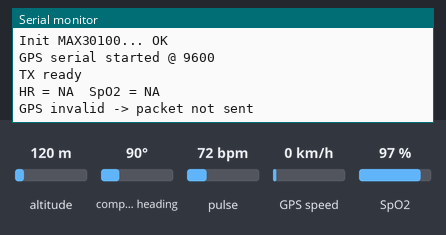
Bench run of a sketch on a simulated ESP8266 (NodeMCU). Parts: the last lines printed to the serial monitor. The test bench sets the inputs (shaded band); at power-on: pulse 72 bpm, SpO2 97 %, altitude 120 m, compass heading 90°, GPS speed 0 km/h. The GPS gets a fix after 3 s at 37.7749, -122.4194 with 8 satellites; no radio packets arrive unless stated.

Above: at 1.3 s.
1.4 s: pulse set to 42 bpm
At 4.8 s:
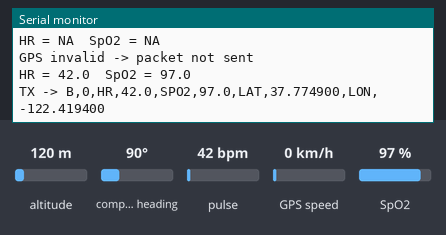
5.5 s: SpO2 set to 80 %
At 6.8 s:
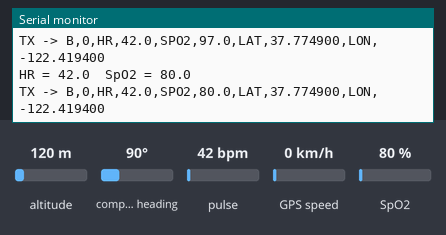
7.0 s: pulse set to 70 bpm
At 7.6 s:
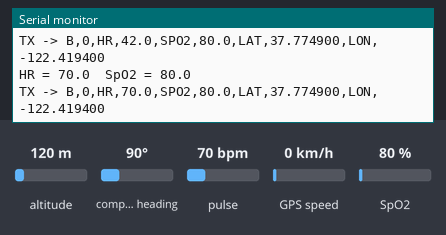

The sketch:

LoRa_transmitter.ino
```cpp
// ===== TRANSMITTER: ESP8266 + LoRa (Ra-02) + Button + MAX30100 + GPS6MV2 =====

#include <Wire.h>
#include <SPI.h>
#include <LoRa.h>
#include "MAX30100_PulseOximeter.h"
#include <SoftwareSerial.h>
#include <TinyGPSPlus.h>

// ---------------- LoRa config ----------------
#define LORA_SS    D8      // CS
#define LORA_RST   -1      // RST tied to 3.3V
#define LORA_DIO0  D0      // DIO0
const long LORA_FREQ = 433E6;

// ESP8266 Hardware SPI pins (fixed)
// SCK  -> D5
// MISO -> D6
// MOSI -> D7

// ---------------- Button ----------------
#define BTN_PIN    D3      // Active LOW

// ---------------- MAX30100 ----------------
PulseOximeter pox;
float heartRate = 0.0;
float spo2 = 0.0;
bool hrValid = false;
bool spo2Valid = false;
uint32_t lastPoxUpdate = 0;

// ---------------- GPS ----------------
// GPS TX -> D4
SoftwareSerial gpsSerial(D4, -1);   // RX=D4, TX unused
TinyGPSPlus gps;

double gpsLat = 0.0;
double gpsLon = 0.0;
bool gpsHasFix = false;

// ---------------- Timers ----------------
uint32_t lastSend = 0;

void setup() {
  Serial.begin(115200);
  delay(100);

  pinMode(BTN_PIN, INPUT_PULLUP);

  // I2C for MAX30100
  Wire.begin(D2, D1);   // SDA=D2, SCL=D1
  Serial.print("Init MAX30100... ");
  if (!pox.begin()) {
    Serial.println("FAILED");
  } else {
    Serial.println("OK");
    pox.setIRLedCurrent(MAX30100_LED_CURR_7_6MA);
  }

  // GPS serial
  gpsSerial.begin(9600);
  Serial.println("GPS serial started @ 9600");

  // LoRa init
  LoRa.setPins(LORA_SS, LORA_RST, LORA_DIO0);
  if (!LoRa.begin(LORA_FREQ)) {
    Serial.println("LoRa init failed");
    while (1) {}
  }

  LoRa.setTxPower(17, PA_OUTPUT_PA_BOOST_PIN);
  LoRa.setSpreadingFactor(7);
  LoRa.setSignalBandwidth(125E3);
  LoRa.setCodingRate4(5);
  LoRa.setSyncWord(0x12);
  LoRa.enableCrc();

  Serial.println("TX ready");
}

void updateGPS() {
  while (gpsSerial.available()) {
    gps.encode(gpsSerial.read());
  }

  if (gps.location.isValid() && gps.location.age() < 2000) {
    gpsLat = gps.location.lat();
    gpsLon = gps.location.lng();
    gpsHasFix = true;
  } else {
    gpsHasFix = false;
  }
}

void updateMAX30100() {
  pox.update();

  if (millis() - lastPoxUpdate >= 1000) {
    lastPoxUpdate = millis();

    float hr = pox.getHeartRate();
    float ox = pox.getSpO2();

    if (hr >= 40.0 && hr <= 180.0) {
      heartRate = hr;
      hrValid = true;
    } else {
      hrValid = false;
    }

    if (ox >= 70.0 && ox <= 100.0) {
      spo2 = ox;
      spo2Valid = true;
    } else {
      spo2Valid = false;
    }

    Serial.print("HR = ");
    if (hrValid) Serial.print(heartRate, 1);
    else Serial.print("NA");

    Serial.print("  SpO2 = ");
    if (spo2Valid) Serial.println(spo2, 1);
    else Serial.println("NA");
  }
}

void sendPacket(bool pressed) {
  // GPS must be valid. No default values used.
  if (!gpsHasFix) {
    Serial.println("GPS invalid -> packet not sent");
    return;
  }

  String payload = "";

  payload += "B,";
  payload += String(pressed ? 1 : 0);

  payload += ",HR,";
  if (hrValid) payload += String(heartRate, 1);
  else payload += "NA";

  payload += ",SPO2,";
  if (spo2Valid) payload += String(spo2, 1);
  else payload += "NA";

  payload += ",LAT,";
  payload += String(gpsLat, 6);

  payload += ",LON,";
  payload += String(gpsLon, 6);

  LoRa.beginPacket();
  LoRa.print(payload);
  LoRa.endPacket();

  Serial.print("TX -> ");
  Serial.println(payload);
}

void loop() {
  updateMAX30100();
  updateGPS();

  bool pressed = (digitalRead(BTN_PIN) == LOW);

  if (millis() - lastSend >= 1000) {
    lastSend = millis();
    sendPacket(pressed);
  }
}
```

Measured:
- after the input at 1.4 s, the serial monitor: prints a new line after 2.6 s (image 1)
- after the input at 5.5 s, the serial monitor: prints a new line after 0.50 s (image 2)
- after the input at 7.0 s, the serial monitor: prints a new line at once (image 3)
